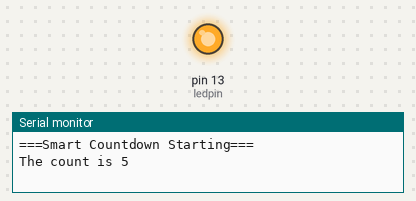
Bench run of a sketch on a simulated Arduino Uno, built with avr-gcc and run on an emulated ATmega328P. Parts: output pins drawn as LEDs (lit = HIGH), the last lines printed to the serial monitor.

Above: at 0.1 s.
At 18.6 s:
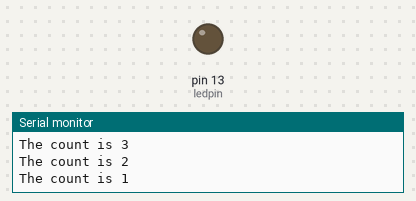
Timing chart, 0 to 20.1 s (numbered marks = the images above):
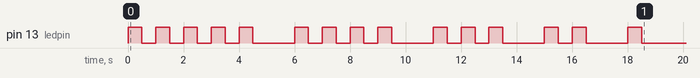

The sketch:

Assignment1_Ansah_Noble.ino
```cpp
int startValue=5;
int ledpin=13;

void flashled(int times){
    for(int i=0;i<times;i++){
   digitalWrite(13,1);
   delay (500);
   digitalWrite(13,0);
  delay (500);
}

}

void setup(){
  pinMode(ledpin,OUTPUT);
  Serial.begin(9600);
  Serial.println("===Smart Countdown Starting===");


   int count=startValue;
  while (startValue>0){
  Serial.print("The count is ");
  Serial.println(startValue);
  flashled(startValue);

  delay(1000);
  startValue--;
  };
 Serial.print("===Countdown Complete===");
}

void loop(){

}
```
